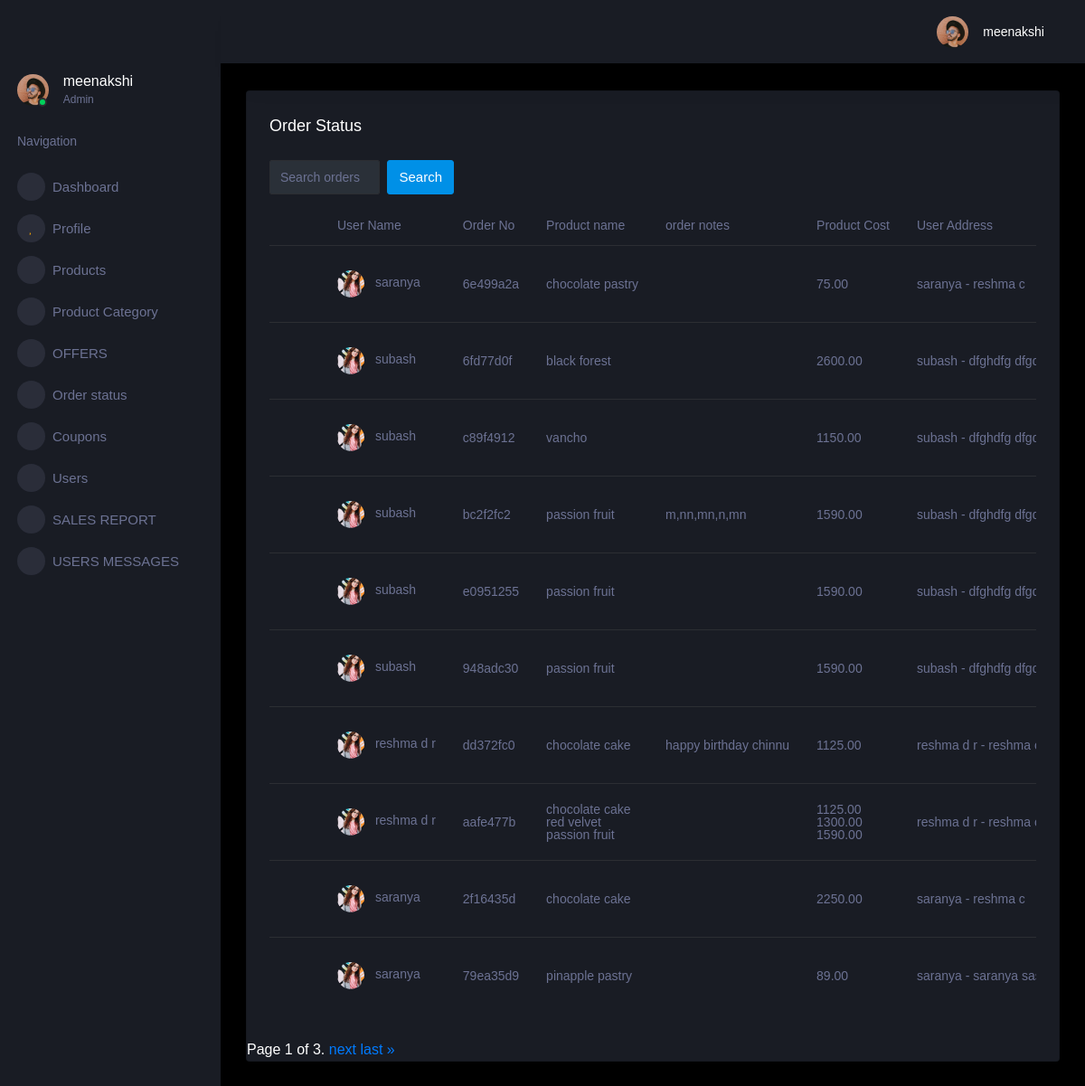
Screenshot of /Admin_orderstatus with the database file from the repository.
### Users_app/models.py (models this page shows, shortened)
class Order(models.Model):
    PAYMENT_METHOD_CHOICES = [
        ('CashOnDelivery', 'Cash On Delivery'),
        ('OnlinePayment', 'Online Payment'),
    ]
    user = models.ForeignKey(Custom_users, on_delete=models.CASCADE)
    order_date = models.DateTimeField(auto_now_add=True)
    status = models.CharField(max_length=50, choices=[('Pending', 'Pending'),('Confirm', 'Confirm'), ('Processing', 'Processing'),
                                                       ('Shipped', 'Shipped'), ('Delivered', 'Delivered'),('Cancelled', 'Cancelled')], default='Pending')
    delivery_address = models.ForeignKey(Users_Address, on_delete=models.CASCADE)
    payment_method = models.CharField(max_length=20, choices=PAYMENT_METHOD_CHOICES)  # Payment method field
    cartitems = models.ManyToManyField('OrderItem', blank=True)
    order_number = models.CharField(max_length=100, unique=True,default='000000')
    order_notes=models.TextField(max_length=255,default='no message')

class Custom_users(models.Model):
    id = models.AutoField(primary_key=True)
    phonenumber=models.CharField(max_length=10,null=True)
    username=models.CharField(max_length=30)
    password=models.CharField(max_length=50,null=True)
    is_staff = models.BooleanField(default=True)
    is_superuser = models.BooleanField(default=False)
    otp=models.CharField(max_length=6,null=True)
    otp_verified = models.BooleanField(default=False)
    is_blocked = models.BooleanField(default=False)
    def __str__(self) -> str:
        return self.username

class OrderItem(models.Model):
    product =  models.ForeignKey(Product_Details, on_delete=models.CASCADE,null=True)
    quantity = models.PositiveIntegerField()
    price = models.DecimalField(max_digits=10, decimal_places=2)
    orders = models.ForeignKey(Order, on_delete=models.CASCADE, related_name='orderitems',default=1)
    unique_order_number = models.CharField(max_length=255,default='0000')  # Add this field to store the unique order number for the product
    order_date = models.DateTimeField(auto_now_add=True, null=True)

class Product_Details(models.Model):
    product_id=models.AutoField(primary_key=True)
    product_name=models.CharField(max_length=255,null=True)
    product_price=models.IntegerField()
    product_image = models.ImageField(upload_to='product_images/', null=True)  # Specify the 'upload_to' directory
    product_quantity=models.FloatField()
    product_descrip=models.CharField(max_length=255,null=True)
    product_stock=models.FloatField()
    product_category = models.ForeignKey(
        'Product_Category',
        on_delete=models.CASCADE,
        related_name='products',  # Reverse relationship name
        null=True
    )

class Users_Address(models.Model):
    user = models.ForeignKey(Custom_users, on_delete=models.CASCADE,null=True)  # Add a ForeignKey to link to the User model
    first_name = models.CharField(max_length=255)
    last_name = models.CharField(max_length=255)
    country = models.CharField(max_length=255)
    street_address = models.CharField(max_length=255)
    apartment = models.CharField(max_length=255, blank=True, null=True)  # Optional field
    city = models.CharField(max_length=255)
    state = models.CharField(max_length=255, default='YourDefaultStateValue')  # Default value for 'state'
    zipcode = models.CharField(max_length=255)
    phone = models.CharField(max_length=10)
    email = models.EmailField()
    def __str__(self):
        return f"{self.user} - {self.first_name} {self.last_name}"

### Users_app/views.py (the view)
# urls.py: path('Admin_orderstatus',views.Admin_orderstatus,name='Admin_orderstatus'),
def Admin_orderstatus(request):
    orders=Order.objects.all().order_by('-order_date')
    orderitems=OrderItem.objects.all().order_by('-order_date')
    items_per_page = 10  # You can adjust this value as needed
    paginator = Paginator(orders, items_per_page)
    page = request.GET.get('page')
    try:
        orders = paginator.get_page(page)
    except PageNotAnInteger:
        orders = paginator.get_page(1)
    except EmptyPage:
        orders = paginator.get_page(paginator.num_pages)
    context = {
        'orders': orders,
        'order_items': orderitems,
    }
    return render(request,'Admin_Orderstatus.html',context)

### templates/Admin_Orderstatus.html (shortened to what this page needs)
{% extends 'adminbase.html' %}
{% load static %}
{% block content %}
<div class="main-panel">
    <div class="content-wrapper">
        <div class="row ">
            <div class="col-12 grid-margin">
                <div class="card">
                    <div class="card-body">
                        <h4 class="card-title">Order Status</h4>
                        <ul class="navbar-nav w-50">
                            <li class="nav-item w-50">
                              <form class="nav-link mt-2 mt-md-0 d-none d-lg-flex search" method='GET' action="{% url 'orderstatus_search' %}">{% csrf_token %}
                                <input type="text" class="form-control" placeholder="Search orders" name='q'>
                                <button class="btn btn-primary mx-2" type="submit"> Search</button>
                              </form>
                            </li>
                          </ul>
                        <form method="post" action="{% url 'update_order_status' %}" id="orderStatusForm">
                            <div class="table-responsive">
                                <table class="table">
                                    <thead>
                                        <tr>
                                            <th>
                                                <div class="form-check form-check-muted m-0">
                                                </div>
                                            </th>
                                            <th> User Name </th>
                                            <th> Order No </th>
                                            <th> Product name </th>
                                            <th>order notes</th>
                                            <th> Product Cost </th>
                                            <th> User Address </th>
                                        </tr>
                                    </thead>
                                    <tbody>
                                        {% for order in orders %}
                                            <tr>
                                                <td>
                                                    <div class="form-check form-check-muted m-0">
                                                    </div>
                                                </td>
                                                <td>
                                                    <img src="{% static 'assets/images/faces/face1.jpg' %}" alt="image" />
                                                    <span class="pl-2">{{ order.user.username }}</span>
                                                </td>
                                                <td>{{ order.order_number }}</td>
                                                <td>
                                                    {% for order_item in order.orderitems.all %}
                                                        {{ order_item.product.product_name }}<br>
                                                    {% endfor %}
                                                </td>
                                                <td>{{order.order_notes}}</td>
                                                <td>
                                                    {% for order_item in order.orderitems.all %}
                                                        {{ order_item.price }}<br>
                                                    {% endfor %}
                                                </td>
                                                <td>{{ order.delivery_address }}</td>
                                            </tr>
                                        {% endfor %}
                                    </tbody>
                                </table>
                            </div>
                        </form>
                    </div>
                    <div class="pagination">
                        <span class="step-links">
                            <span class="current-page">Page {{ orders.number }} of {{ orders.paginator.num_pages }}.</span>
                            {% if orders.has_next %}
                                <a href="?page={{ orders.next_page_number }}">next</a>
                                <a href="?page={{ orders.paginator.num_pages }}">last &raquo;</a>
                            {% endif %}
                        </span>
                    </div>
                </div>
            </div>
        </div>
    </div>
</div>
{% endblock content %}

### rows the page displays
Order: user.username "saranya", order_number "6e499a2a", delivery_address "saranya - reshma c"
OrderItem: product.product_name "chocolate pastry", price "75.00"
Order: user.username "subash", order_number "6fd77d0f", delivery_address "subash - dfghdfg…"
OrderItem: product.product_name "black forest", price "2600.00"
Order: user.username "subash", order_number "c89f4912", delivery_address "subash - dfghdfg…"
OrderItem: product.product_name "vancho", price "1150.00"
Order: user.username "subash", order_number "bc2f2fc2", order_notes "m,nn,mn,n,mn", delivery_address "subash - dfghdfg…"
OrderItem: product.product_name "passion fruit", price "1590.00"
Order: user.username "subash", order_number "e0951255", delivery_address "subash - dfghdfg…"
OrderItem: product.product_name "passion fruit", price "1590.00"
Order: user.username "subash", order_number "948adc30", delivery_address "subash - dfghdfg…"
OrderItem: product.product_name "passion fruit", price "1590.00"
Order: user.username "reshma d r", order_number "dd372fc0", order_notes "happy birthday chinnu", delivery_address "reshma d r - reshma…"
OrderItem: product.product_name "chocolate cake", price "1125.00"
Order: user.username "reshma d r", order_number "aafe477b", delivery_address "reshma d r - reshma…"
OrderItem: product.product_name "chocolate cake", price "1125.00"
OrderItem: product.product_name "red velvet", price "1300.00"
OrderItem: product.product_name "passion fruit", price "1590.00"
Order: user.username "saranya", order_number "2f16435d", delivery_address "saranya - reshma c"
OrderItem: product.product_name "chocolate cake", price "2250.00"
Order: user.username "saranya", order_number "79ea35d9", delivery_address "saranya - saranya…"
OrderItem: product.product_name "pinapple pastry", price "89.00"

### other values shown
{{ orders.number }} "1"
{{ orders.paginator.num_pages }} "3"
